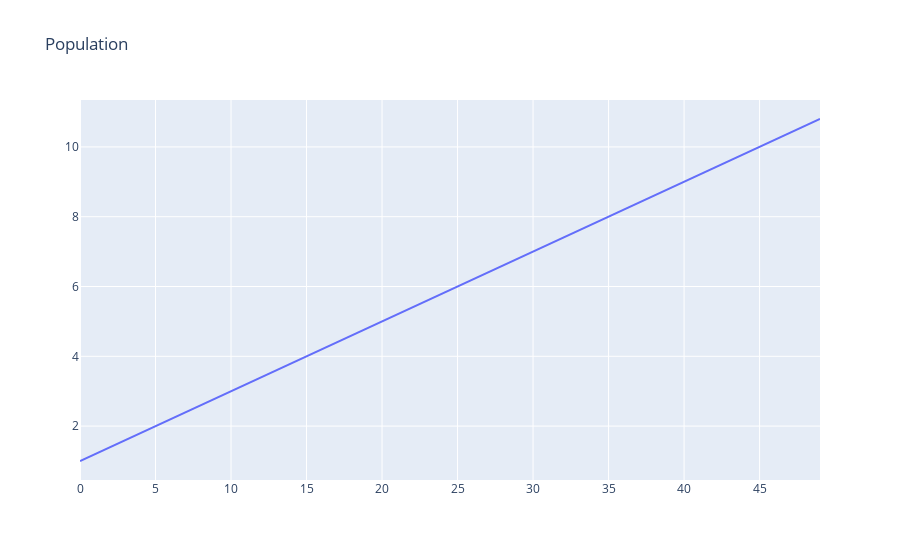
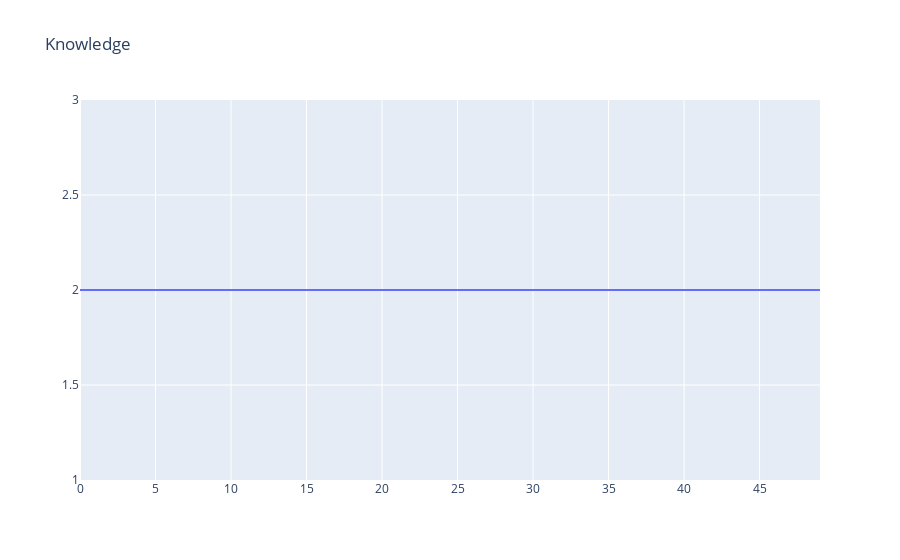
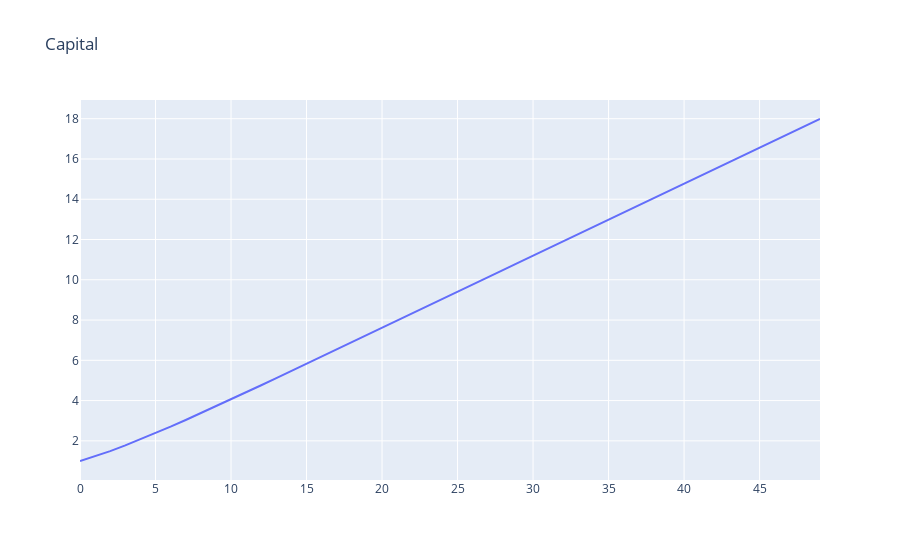
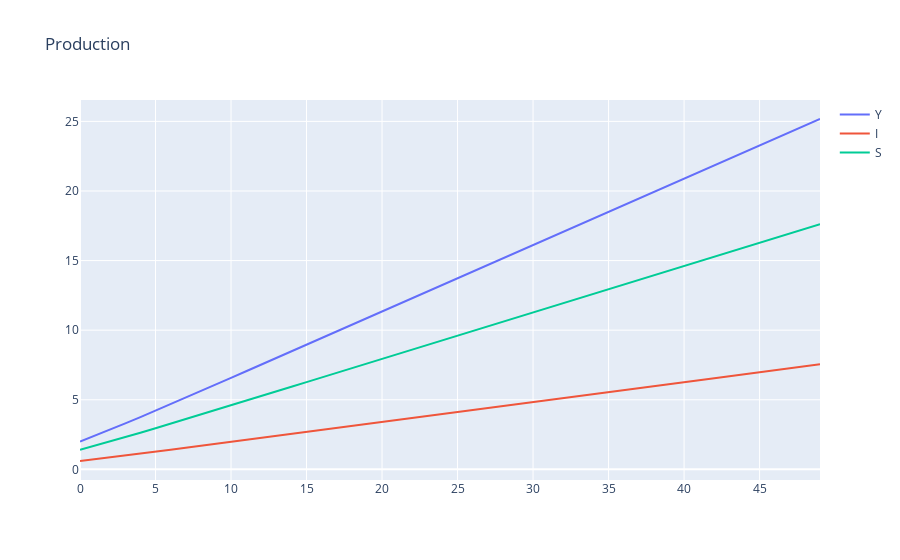

The cell these charts' notebook holds for them, in order:
### Markdown cell above
## Model Analysis

### Version 1 - No Population and Knowledge Growth

### Code cell
plot(m.time, [P.value], "Population", [""])
print("")
plot(m.time, [A.value], "Knowledge", [""])
print("")
plot(m.time, [K.value], "Capital", [""])
print("")
plot(m.time, [Y.value, I.value, C.value], "Production", ["Y", "I", "S"])

### Figure 1 — Plotly figure (JSON) as saved in the notebook; plotly's stock layout.template omitted (floating-point values rounded to 4 significant figures)
{"data": [{"mode": "lines", "name": "", "type": "scatter", "x": [0, 1, 2, 3, 4, 5, 6, 7, 8, 9, 10, 11, 12, 13, 14, 15, 16, 17, 18, 19, 20, 21, 22, 23, 24, 25, 26, 27, 28, 29, 30, 31, 32, 33, 34, 35, 36, 37, 38, 39, 40, 41, 42, 43, 44, 45, 46, 47, 48, 49], "y": [1, 1.2, 1.4, 1.6, 1.8, 2, 2.2, 2.4, 2.6, 2.8, 3, 3.2, 3.4, 3.6, 3.8, 4, 4.2, 4.4, 4.6, 4.8, 5, 5.2, 5.4, 5.6, 5.8, 6, 6.2, 6.4, 6.6, 6.8, 7, 7.2, 7.4, 7.6, 7.8, 8, 8.2, 8.4, 8.6, 8.8, 9, 9.2, 9.4, 9.6, 9.8, 10, 10.2, 10.4, 10.6, 10.8]}], "layout": {"autosize": true, "title": {"text": "Population"}, "xaxis": {"autorange": true, "range": [0, 49], "type": "linear"}, "yaxis": {"autorange": true, "range": [0.4556, 11.34], "type": "linear"}}}

### Figure 2 — Plotly figure (JSON) as saved in the notebook; plotly's stock layout.template omitted (floating-point values rounded to 4 significant figures)
{"data": [{"mode": "lines", "name": "", "type": "scatter", "x": [0, 1, 2, 3, 4, 5, 6, 7, 8, 9, 10, 11, 12, 13, 14, 15, 16, 17, 18, 19, 20, 21, 22, 23, 24, 25, 26, 27, 28, 29, 30, 31, 32, 33, 34, 35, 36, 37, 38, 39, 40, 41, 42, 43, 44, 45, 46, 47, 48, 49], "y": [2, 2, 2, 2, 2, 2, 2, 2, 2, 2, 2, 2, 2, 2, 2, 2, 2, 2, 2, 2, 2, 2, 2, 2, 2, 2, 2, 2, 2, 2, 2, 2, 2, 2, 2, 2, 2, 2, 2, 2, 2, 2, 2, 2, 2, 2, 2, 2, 2, 2]}], "layout": {"autosize": true, "title": {"text": "Knowledge"}, "xaxis": {"autorange": true, "range": [0, 49], "type": "linear"}, "yaxis": {"autorange": true, "range": [1, 3], "type": "linear"}}}

### Figure 3 — Plotly figure (JSON) as saved in the notebook; plotly's stock layout.template omitted (floating-point values rounded to 4 significant figures)
{"data": [{"mode": "lines", "name": "", "type": "scatter", "x": [0, 1, 2, 3, 4, 5, 6, 7, 8, 9, 10, 11, 12, 13, 14, 15, 16, 17, 18, 19, 20, 21, 22, 23, 24, 25, 26, 27, 28, 29, 30, 31, 32, 33, 34, 35, 36, 37, 38, 39, 40, 41, 42, 43, 44, 45, 46, 47, 48, 49], "y": [1, 1.233, 1.492, 1.773, 2.071, 2.383, 2.705, 3.036, 3.373, 3.716, 4.062, 4.412, 4.764, 5.117, 5.472, 5.828, 6.184, 6.541, 6.899, 7.256, 7.614, 7.972, 8.33, 8.688, 9.046, 9.404, 9.762, 10.12, 10.48, 10.84, 11.19, 11.55, 11.91, 12.27, 12.62, 12.98, 13.34, 13.7, 14.05, 14.41, 14.77, 15.13, 15.48, 15.84, 16.2, 16.56, 16.91, 17.27, 17.63, 17.99]}], "layout": {"autosize": true, "title": {"text": "Capital"}, "xaxis": {"autorange": true, "range": [0, 49], "type": "linear"}, "yaxis": {"autorange": true, "range": [0.05638, 18.93], "type": "linear"}}}

### Figure 4 — Plotly figure (JSON) as saved in the notebook; plotly's stock layout.template omitted (floating-point values rounded to 4 significant figures)
{"data": [{"mode": "lines", "name": "Y", "type": "scatter", "x": [0, 1, 2, 3, 4, 5, 6, 7, 8, 9, 10, 11, 12, 13, 14, 15, 16, 17, 18, 19, 20, 21, 22, 23, 24, 25, 26, 27, 28, 29, 30, 31, 32, 33, 34, 35, 36, 37, 38, 39, 40, 41, 42, 43, 44, 45, 46, 47, 48, 49], "y": [2, 2.419, 2.854, 3.3, 3.755, 4.216, 4.681, 5.151, 5.622, 6.096, 6.571, 7.047, 7.524, 8.001, 8.478, 8.956, 9.434, 9.912, 10.39, 10.87, 11.34, 11.82, 12.3, 12.78, 13.25, 13.73, 14.21, 14.69, 15.16, 15.64, 16.12, 16.59, 17.07, 17.55, 18.02, 18.5, 18.98, 19.45, 19.93, 20.41, 20.88, 21.36, 21.84, 22.31, 22.79, 23.27, 23.74, 24.22, 24.69, 25.17]}, {"mode": "lines", "name": "I", "type": "scatter", "x": [0, 1, 2, 3, 4, 5, 6, 7, 8, 9, 10, 11, 12, 13, 14, 15, 16, 17, 18, 19, 20, 21, 22, 23, 24, 25, 26, 27, 28, 29, 30, 31, 32, 33, 34, 35, 36, 37, 38, 39, 40, 41, 42, 43, 44, 45, 46, 47, 48, 49], "y": [0.6, 0.7258, 0.8562, 0.99, 1.126, 1.265, 1.404, 1.545, 1.687, 1.829, 1.971, 2.114, 2.257, 2.4, 2.544, 2.687, 2.83, 2.973, 3.117, 3.26, 3.403, 3.547, 3.69, 3.833, 3.976, 4.12, 4.263, 4.406, 4.549, 4.692, 4.835, 4.978, 5.121, 5.264, 5.407, 5.55, 5.693, 5.836, 5.979, 6.122, 6.265, 6.408, 6.551, 6.694, 6.837, 6.98, 7.123, 7.266, 7.408, 7.551]}, {"mode": "lines", "name": "S", "type": "scatter", "x": [0, 1, 2, 3, 4, 5, 6, 7, 8, 9, 10, 11, 12, 13, 14, 15, 16, 17, 18, 19, 20, 21, 22, 23, 24, 25, 26, 27, 28, 29, 30, 31, 32, 33, 34, 35, 36, 37, 38, 39, 40, 41, 42, 43, 44, 45, 46, 47, 48, 49], "y": [1.4, 1.694, 1.998, 2.31, 2.628, 2.951, 3.277, 3.605, 3.936, 4.267, 4.6, 4.933, 5.267, 5.601, 5.935, 6.269, 6.604, 6.938, 7.273, 7.607, 7.941, 8.276, 8.61, 8.944, 9.278, 9.612, 9.946, 10.28, 10.61, 10.95, 11.28, 11.62, 11.95, 12.28, 12.62, 12.95, 13.28, 13.62, 13.95, 14.29, 14.62, 14.95, 15.29, 15.62, 15.95, 16.29, 16.62, 16.95, 17.29, 17.62]}], "layout": {"autosize": true, "title": {"text": "Production"}, "xaxis": {"autorange": true, "range": [0, 49], "type": "linear"}, "yaxis": {"autorange": true, "range": [-0.7651, 26.54], "type": "linear"}}}
